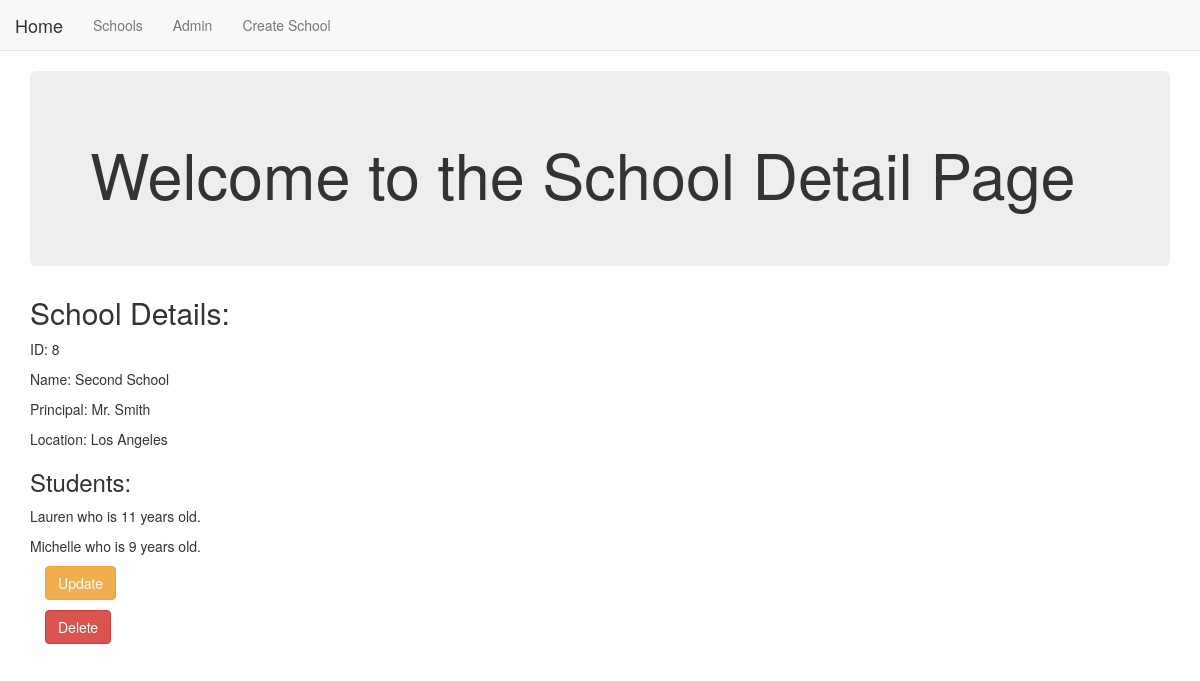
/basic_app/8/, run on an earlier commit of the app's database.
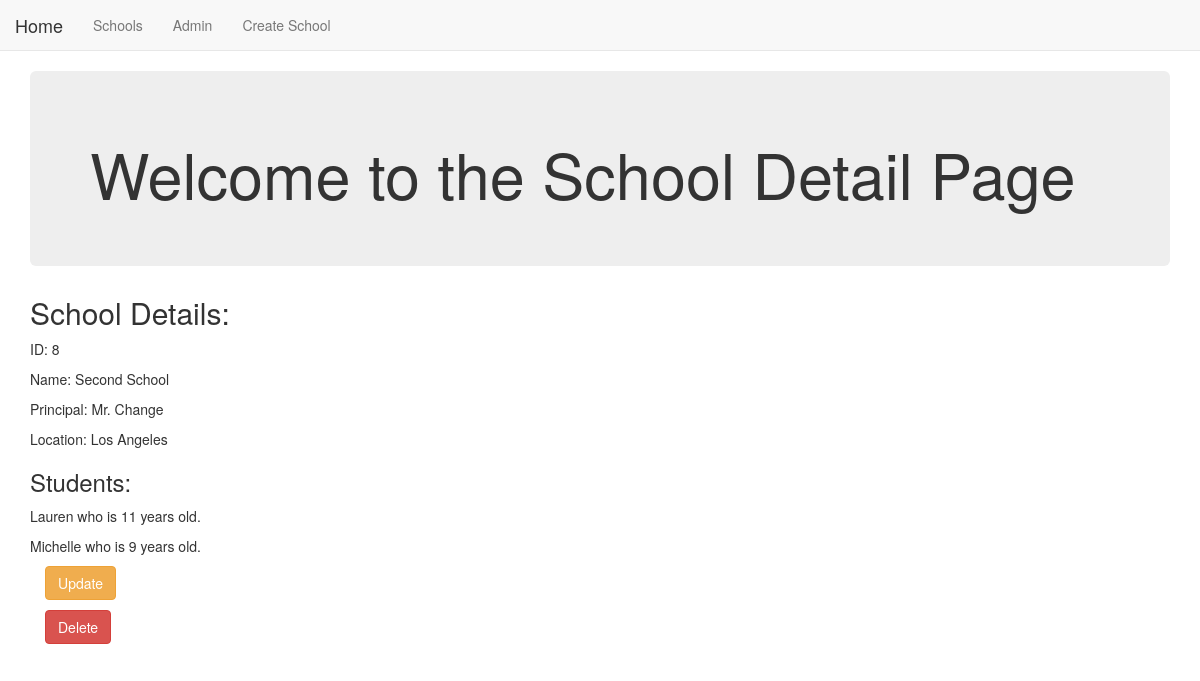
And on a later commit of the database.
### basic_app/models.py (models this page shows, shortened)
class School(models.Model):
    name = models.CharField(max_length=256)
    principal = models.CharField(max_length=256)
    location = models.CharField(max_length=256)

class Student(models.Model):
    name = models.CharField(max_length=256)
    age = models.PositiveIntegerField()
    school = models.ForeignKey(School,related_name='students',on_delete=models.DO_NOTHING)

### basic_app/views.py (the view)
# urls.py: url(r'^(?P<pk>\d+)/$',views.SchoolDetailView.as_view(),name='detail'),
class SchoolDetailView(DetailView):
    context_object_name = 'school_details'
    model = models.School
    template_name = 'basic_app/school_detail.html'

### basic_app/templates/basic_app/school_detail.html
{% extends "basic_app/basic_app_base.html" %}
{% block body_block %}
  <div class="jumbotron">
    <h1>Welcome to the School Detail Page</h1>
  </div>
  <h2>School Details:</h2>
    <p>ID: {{school_details.id}}</p>
    <p>Name: {{school_details.name}}</p>
    <p>Principal: {{school_details.principal}}</p>
    <p>Location: {{school_details.location}}</p>
  <h3>Students:</h3>
  {% for student in school_details.students.all %}
    <p>{{student.name}} who is {{student.age}} years old.</p>
  {% endfor %}
  <div class="container">
     <p><a class='btn btn-warning' href="{% url 'basic_app:update' pk=school_details.pk %}">Update</a></p>
  </div>
  <div class="container">
     <p><a class='btn btn-danger' href="{% url 'basic_app:delete' pk=school_details.pk %}">Delete</a></p>
  </div>
{% endblock %}

### basic_app/templates/basic_app/basic_app_base.html (shortened to what this page needs)
<!DOCTYPE html>
{% load staticfiles %}
<html>
  <head>
    <link rel="stylesheet" href="https://maxcdn.bootstrapcdn.com/bootstrap/3.3.7/css/bootstrap.min.css">
</head>
  <body>
    <nav class="navbar navbar-default navbar-static-top">
      <ul class="nav navbar-nav">
        <li><a class="navbar-brand" href="{% url 'home' %}">Home</a></li>
        <li><a class="navbar-link" href="{% url 'basic_app:list' %}">Schools</a></li>
        <li><a class="navbar-link" href="{% url 'admin:index' %}">Admin</a></li>
        <li><a class="navbar-link" href="{% url 'basic_app:create' %}">Create School</a></li>
      </ul>
    </nav>
    <div class="container">
      {% block body_block %}
      {% endblock %}
    </div>
  </body>
</html>

What changed in the data, as far as the page shows it:
changed School "Second School": principal "Mr. Smith" → "Mr. Change"
